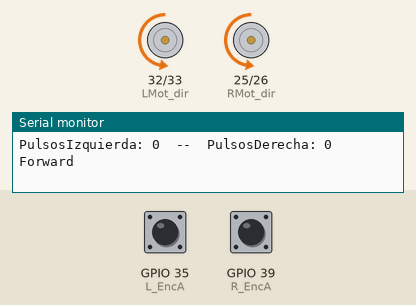
A sketch run on a simulated ESP32. Parts: direction and speed pins drawn as motors (green arrow = direction pin HIGH = forward, orange = LOW = backward, longer = more drive), the last lines printed to the serial monitor. The inputs (shaded band) are chosen by the test bench; at power-on: GPIO 35 (L_EncA) HIGH, GPIO 39 (R_EncA) HIGH.

Above: at 1.0 s.
At 3.0 s:
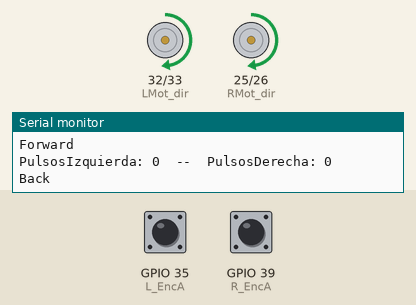
At 5.0 s:
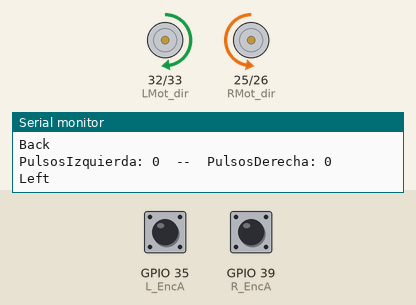
At 9.0 s:
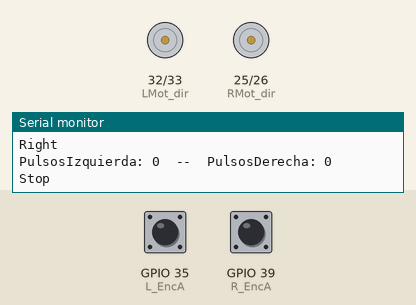
Timing chart, 0 to 13.1 s (numbered marks = the images above):
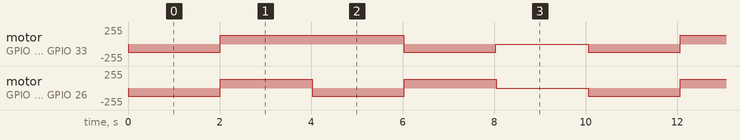

Measured:
- by itself, motor on GPIO 32 (LMot_dir) / GPIO 33 (LMot_pwm): repeats every 10.1 s: forward 128/255 4.0 s, backward 127/255 2.0 s, stopped 2.0 s, backward 127/255 2.0 s
- by itself, motor on GPIO 25 (RMot_dir) / GPIO 26 (RMot_pwm): repeats every 10.1 s: forward 128/255 2.0 s, backward 127/255 2.0 s, forward 128/255 2.0 s, stopped 2.0 s, backward 127/255 2.0 s

The sketch:

05_move_robot_encoders_pulses.ino
```cpp
/* 05_move_robot_encoders_pulses
Movimiento motores y lectura de los pulsos de los encoders*/

// ---------- Pines de conexión de los encoders -----------------
#define L_EncA 35   // Pin de interrupción de motor izquierdo Canal A
#define L_EncB 34   // Pin para verificar sentido de motor izquierdo Canal B
#define R_EncA 39   // Pin de interrupción de motor derecho Canal A
#define R_EncB 36   // Pin para verificar sentido de motor derecho Canal B

// ---------- Pines de conexión de los motores -----------------
#define LMot_dir 32     // Dir1 Cytron
#define LMot_pwm 33     // PWM1 Cytron
#define RMot_dir 25     // Dir2 Cytron
#define RMot_pwm 26     // PWM2 Cytron


// --------------------- Variables -----------------------------
volatile long L_pulses = 0;
volatile long R_pulses = 0;


// ---------------------- Interrupciones -----------------------------
void IRAM_ATTR L_PulsesCounter(){
  if (digitalRead(L_EncB) == HIGH){     // si B es HIGH, sentido horario
    L_pulses++ ;        // incrementa PULSES en 1
  }
  else {          // si B es LOW, sentido anti horario
    L_pulses-- ;        // decrementa el PULSES en 1
  }
}

void IRAM_ATTR R_PulsesCounter(){
  if (digitalRead(R_EncB) == HIGH){     // si B es HIGH, sentido horario
    R_pulses-- ;        // incrementa PULSES en 1
  }
  else {          // si B es LOW, sentido anti horario
    R_pulses++ ;        // decrementa el PULSES en 1
  }
}

// ---------------------- Funciones -----------------------------
void moveRobot(float linealVel, float angularVel){
// Variables para calcular las señales PWM de cada motor
  int L_pwm = 0;
  int R_pwm = 0;

  L_pwm = linealVel*100 - angularVel*100;        // Se multiplican los valores en m/s y rad/s por un factor de 100 cada uno para obtener el valor de la rueda izq
  L_pwm = constrain(L_pwm, -100, 100);    // Restringuiendo límites para rueda izquierda para no salturarla
  L_pwm = map(L_pwm,-100,100, -255, 255); // Se escala para tener el valor de PWM de la rueda izquierda

  R_pwm = linealVel*100 + angularVel*100;          // Se multiplican los valores en m/s y rad/s por un factor de 100 cada uno para obtener el valor de la rueda der
  R_pwm = constrain(R_pwm, -100, 100);        // Restringuiendo límites para rueda derecha para no salturarla
  R_pwm = map(R_pwm,-100,100, -255, 255);     // Se escala para tener el calor de PWM de la rueda derecha

// Condiciones para establecer el giro del motor izquierdo
  if (L_pwm >= 0){
    // Movimiento sentido antihorario
    digitalWrite(LMot_dir,LOW);
  }

  else {
    // Movimiento sentido horario
    digitalWrite(LMot_dir,HIGH);
  }

  // Condiciones para establecer el giro del motor derecho
  if (R_pwm >= 0){
    // Movimiento sentido horario
    digitalWrite(RMot_dir,LOW);
  }

  else {
    // Movimiento sentido horario
    digitalWrite(RMot_dir,HIGH);
  }

  // Aplicar señales PWM a los motores
  analogWrite(LMot_pwm, abs(L_pwm));
  analogWrite(RMot_pwm, abs(R_pwm));
}


void printValues(){
  Serial.print("PulsosIzquierda: ");
  Serial.print(L_pulses);
  Serial.print("  --  PulsosDerecha: ");
  Serial.println(R_pulses);
  delay(10);
}


// ----------------------- Setup -----------------------------
void setup() {
  pinMode(L_EncA, INPUT);
  pinMode(L_EncB, INPUT);
  pinMode(R_EncA, INPUT);
  pinMode(R_EncB, INPUT);

  pinMode(LMot_dir, OUTPUT);
  pinMode(RMot_dir, OUTPUT);

  attachInterrupt(L_EncA, L_PulsesCounter, RISING);
  attachInterrupt(R_EncA, R_PulsesCounter, RISING);

  Serial.begin(115200);
}


// ----------------------- Loop -----------------------------
void loop() {
  moveRobot(0.5, 0.0);  // Mover recto hacia adelante
  printValues();
  Serial.println("Forward");
  delay(2000);         // Esperar 2 segundos

  moveRobot(-0.5, 0);  // Mover recto hacia atrás
  printValues();
  Serial.println("Back");
  delay(2000);         // Esperar 2 segundos

  moveRobot(0.0, 0.5); // Girar hacia la izquierda
  printValues();
  Serial.println("Left");
  delay(2000);         // Esperar 2 segundos

  moveRobot(0.0, -0.5);  // Girar hacia la derecha
  printValues();
  Serial.println("Right");
  delay(2000);         // Esperar 2 segundos

  moveRobot(0, 0);    // Detenido
  printValues();
  Serial.println("Stop");
  delay(2000);         // Esperar 2 segundos
}
```
